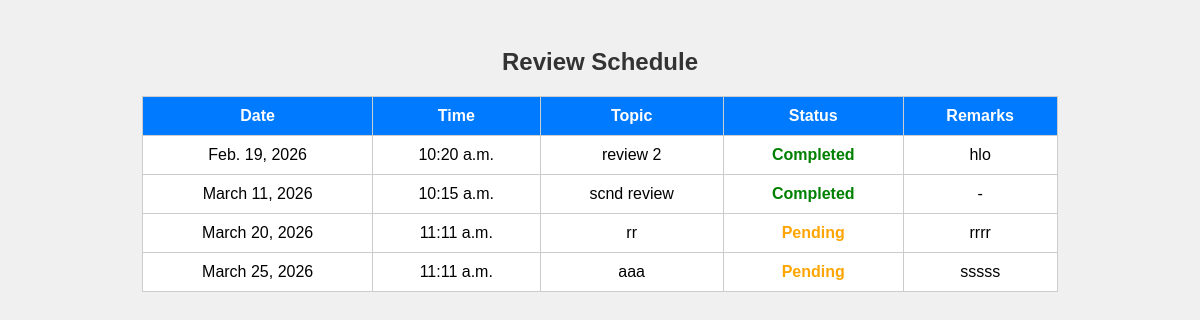
The page /WAdmin/faculty/review-schedule/ (signed in) on the database its author committed.
### Admin/models.py (models this page shows, shortened)
class ReviewSchedule(models.Model):
    review_date = models.DateField()
    review_time = models.TimeField()
    review_topic = models.CharField(max_length=200)
    STATUS_CHOICES = [
        ('Pending', 'Pending'),
        ('Completed', 'Completed'),
        ('Cancelled', 'Cancelled'),
    ]
    review_status = models.CharField(max_length=20, choices=STATUS_CHOICES, default='Pending')
    remarks = models.TextField(blank=True, null=True)  # optional notes
    created_at = models.DateTimeField(auto_now_add=True)
    updated_at = models.DateTimeField(auto_now=True)

### Admin/views.py (the view)
# urls.py: path('faculty/review-schedule/', views.faculty_review_schedule, name='faculty_review_schedule'),
def faculty_review_schedule(request):
    if 'faculty_id' not in request.session:
        return redirect('guest:guest_login')
    reviews = ReviewSchedule.objects.all().order_by('review_date', 'review_time')
    context = {'reviews': reviews}
    return render(request, 'Admin/faculty_review_schedule.html', context)

### Admin/templates/Admin/faculty_review_schedule.html (shortened to what this page needs)
<!doctype html>
<html lang="en">
<head>
</head>
<body>
<h2>Review Schedule</h2>
{% if reviews %}
<table>
<tr>
<th>Date</th>
<th>Time</th>
<th>Topic</th>
<th>Status</th>
<th>Remarks</th>
</tr>
{% for review in reviews %}
<tr>
<td>{{ review.review_date }}</td>
<td>{{ review.review_time }}</td>
<td>{{ review.review_topic }}</td>
<td class="status-{{ review.review_status }}">{{ review.review_status }}</td>
<td>{{ review.remarks|default:"-" }}</td>
</tr>
{% endfor %}
</table>
{% else %}
<p style="text-align:center;">No review scheduled yet.</p>
{% endif %}
</body>
</html>

### Admin/templates/Admin/faculty_review_schedule.html (style rules this page uses)
body { font-family: Arial; background-color: #f0f0f0; padding: 20px; }
h2 { text-align:center; color:#333; }
table { width:80%; margin:20px auto; border-collapse: collapse; background:#fff; }
th, td { padding:10px; border:1px solid #ccc; text-align:center; }
th { background:#007bff; color:#fff; }
.status-Pending { color: orange; font-weight: bold; }
.status-Completed { color: green; font-weight: bold; }

### rows shown on the page
ReviewSchedule: review_date "Feb. 19, 2026", review_time "10:20 a.m.", review_topic "review 2", review_status "Completed", remarks "hlo"
ReviewSchedule: review_date "March 11, 2026", review_time "10:15 a.m.", review_topic "scnd review", review_status "Completed", remarks "-"
ReviewSchedule: review_date "March 20, 2026", review_time "11:11 a.m.", review_topic "rr", review_status "Pending", remarks "rrrr"
ReviewSchedule: review_date "March 25, 2026", review_time "11:11 a.m.", review_topic "aaa", review_status "Pending", remarks "sssss"
